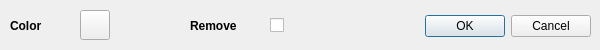
<?xml version="1.0" encoding="UTF-8"?>
<ui version="4.0">
 <class>LineObjectDialog</class>
 <widget class="QDialog" name="LineObjectDialog">
  <property name="windowModality">
   <enum>Qt::ApplicationModal</enum>
  </property>
  <property name="geometry">
   <rect>
    <x>0</x>
    <y>0</y>
    <width>600</width>
    <height>50</height>
   </rect>
  </property>
  <property name="minimumSize">
   <size>
    <width>600</width>
    <height>50</height>
   </size>
  </property>
  <property name="maximumSize">
   <size>
    <width>600</width>
    <height>50</height>
   </size>
  </property>
  <property name="baseSize">
   <size>
    <width>600</width>
    <height>50</height>
   </size>
  </property>
  <property name="font">
   <font>
    <kerning>false</kerning>
   </font>
  </property>
  <property name="focusPolicy">
   <enum>Qt::NoFocus</enum>
  </property>
  <property name="windowTitle">
   <string>Change color or remove object</string>
  </property>
  <property name="windowIcon">
   <iconset>
    <normaloff>:/icons/images/icons/TIFF/edit.tiff</normaloff>:/icons/images/icons/TIFF/edit.tiff</iconset>
  </property>
  <property name="modal">
   <bool>true</bool>
  </property>
  <widget class="QDialogButtonBox" name="buttonBox">
   <property name="geometry">
    <rect>
     <x>420</x>
     <y>10</y>
     <width>171</width>
     <height>32</height>
    </rect>
   </property>
   <property name="focusPolicy">
    <enum>Qt::NoFocus</enum>
   </property>
   <property name="orientation">
    <enum>Qt::Horizontal</enum>
   </property>
   <property name="standardButtons">
    <set>QDialogButtonBox::Cancel|QDialogButtonBox::Ok</set>
   </property>
  </widget>
  <widget class="QLabel" name="removeLbl">
   <property name="geometry">
    <rect>
     <x>190</x>
     <y>10</y>
     <width>71</width>
     <height>32</height>
    </rect>
   </property>
   <property name="font">
    <font>
     <weight>75</weight>
     <bold>true</bold>
    </font>
   </property>
   <property name="text">
    <string>Remove</string>
   </property>
  </widget>
  <widget class="QCheckBox" name="removeCheckBox">
   <property name="geometry">
    <rect>
     <x>270</x>
     <y>15</y>
     <width>21</width>
     <height>21</height>
    </rect>
   </property>
   <property name="focusPolicy">
    <enum>Qt::NoFocus</enum>
   </property>
   <property name="text">
    <string/>
   </property>
  </widget>
  <widget class="QLabel" name="colorLbl">
   <property name="geometry">
    <rect>
     <x>10</x>
     <y>10</y>
     <width>51</width>
     <height>32</height>
    </rect>
   </property>
   <property name="font">
    <font>
     <weight>75</weight>
     <bold>true</bold>
    </font>
   </property>
   <property name="text">
    <string>Color</string>
   </property>
  </widget>
  <widget class="QPushButton" name="colorButton">
   <property name="geometry">
    <rect>
     <x>80</x>
     <y>10</y>
     <width>30</width>
     <height>30</height>
    </rect>
   </property>
   <property name="focusPolicy">
    <enum>Qt::NoFocus</enum>
   </property>
   <property name="text">
    <string/>
   </property>
  </widget>
 </widget>
 <resources>
  <include location="../resources/ChartGeany.qrc"/>
 </resources>
 <connections>
  <connection>
   <sender>buttonBox</sender>
   <signal>accepted()</signal>
   <receiver>LineObjectDialog</receiver>
   <slot>accept()</slot>
   <hints>
    <hint type="sourcelabel">
     <x>248</x>
     <y>254</y>
    </hint>
    <hint type="destinationlabel">
     <x>157</x>
     <y>274</y>
    </hint>
   </hints>
  </connection>
  <connection>
   <sender>buttonBox</sender>
   <signal>rejected()</signal>
   <receiver>LineObjectDialog</receiver>
   <slot>reject()</slot>
   <hints>
    <hint type="sourcelabel">
     <x>316</x>
     <y>260</y>
    </hint>
    <hint type="destinationlabel">
     <x>286</x>
     <y>274</y>
    </hint>
   </hints>
  </connection>
 </connections>
</ui>
